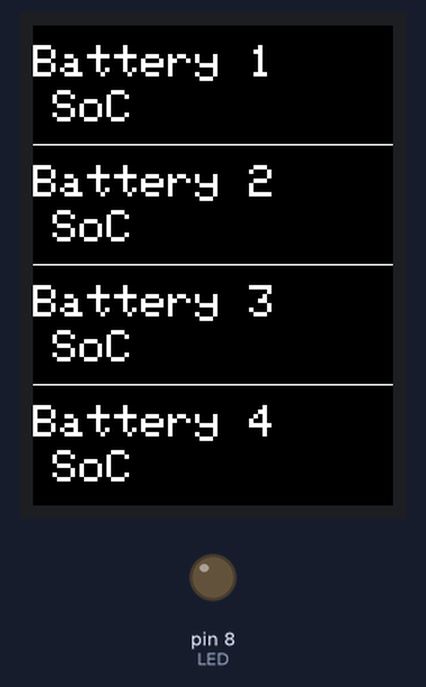
This sketch was run on a simulated Arduino Uno, built with avr-gcc and run on an emulated ATmega328P. On the bench: 240×320 colour display, output pins drawn as LEDs (lit = HIGH).

Above: at 2.4 s.

The sketch:

SoC_4individuelle_CANID.ino
```cpp
#include <Adafruit_GFX.h>    // Core graphics library
#include "Adafruit_ILI9341.h" // Hardware-specific library
#include <SPI.h>
#include "mcp2515_can.h"
#include <SD.h>


#define CAN_2515
#define TFT_DC 9
#define TFT_CS 10
Adafruit_ILI9341 tft = Adafruit_ILI9341(TFT_CS, TFT_DC);

#define SD_CS 4
#define	BLACK   0x0000
#define	BLUE    0x001F
#define	RED     0xF800
#define	GREEN   0x07E0
#define CYAN    0x07FF
#define MAGENTA 0xF81F
#define YELLOW  0xFFE0
#define WHITE   0xFFFF

const int SPI_CS_PIN = 9;
const int CAN_INT_PIN = 2;
const int LED        = 8;
boolean ledON        = 1;

mcp2515_can CAN(SPI_CS_PIN); // Set CS pin

void setup() {
  tft.begin();
  tft.fillScreen(WHITE);
  tft.fillRect(0, 0, 240, 79, BLACK);
  tft.fillRect(0, 80, 240, 79, BLACK);
  tft.fillRect(0, 160, 240, 79, BLACK);
  tft.fillRect(0, 240, 240, 80, BLACK);

  tft.setTextSize(3);
  tft.setCursor(0, 13);    tft.print("Battery 1");
  tft.setCursor(13, 43);    tft.print("SoC");
  tft.setCursor(0, 93);    tft.print("Battery 2");
  tft.setCursor(13, 123);    tft.print("SoC");
  tft.setCursor(0, 173);    tft.print("Battery 3");
  tft.setCursor(13, 203);    tft.print("SoC");
  tft.setCursor(0, 253);    tft.print("Battery 4");
  tft.setCursor(13, 283);    tft.print("SoC");

  delay(2000);
  SERIAL_PORT_MONITOR.begin(9600);

  pinMode(LED, OUTPUT);

  while (CAN_OK != CAN.begin(CAN_500KBPS)) {             // init can bus : baudrate = 500k

  }
}// void setup


void loop() {
  unsigned char len = 0;
  unsigned char buf[8];
  unsigned long canid = CAN_MSGAVAIL;


  for (int p = 0; p <= 4; p++) {
    //Changing CAN ID
    if (p == 1){
      CAN.sendMsgBuf(0x19B50500, 1, 0, 0);
      delay(100);
    }
    else if(p == 2){
      CAN.sendMsgBuf(0x19B50001, 1, 0, 0);
      delay(100);
    }
    else if(p == 3){
      CAN.sendMsgBuf(0x19B50008, 1, 0, 0);
      delay(100);
    }
    else if(p == 4){
      CAN.sendMsgBuf(0x19B50000, 1, 0, 0);
      delay(100);
    }
    else if(p == 0){
      CAN.sendMsgBuf(0x19B50600, 1, 0, 0);
      delay(100);
    }

    CAN.readMsgBuf(&len, buf);    // read data,  len: data length, buf: data buf

    unsigned long canId = CAN.getCanId();

    tft.setTextColor(WHITE); tft.setTextSize(3);

    if(canId == 0x19B50500){
      int soc = (buf[6]);                             // SoC info - Battery 1
      tft.fillRect(80, 40, 169, 30, BLACK);
      tft.setCursor(136, 43);       tft.print(soc);
      tft.setCursor(220, 43);       tft.print("%");
    }

    if(canId == 0x19B60500){
      int soc2 = (buf[6]);                             //
      tft.fillRect(80, 120, 169, 30, BLACK);
      tft.setCursor(136, 123);      tft.print(soc2);
      tft.setCursor(220, 123);      tft.print("%");
    }
    if(canId == 0x19B70500){
      int soc3 = (buf[6]);                              //
      tft.fillRect(80, 200, 169, 30, BLACK); //
      tft.setCursor(136, 203);    tft.print(soc3);
      tft.setCursor(220, 203);    tft.print("%");
    }
    if(canId == 0x19B80500){
      int soc4 = (buf[6]); //Number of live cells
      tft.fillRect(80, 280, 160, 30, BLACK); //
      tft.setCursor(136, 283);    tft.print(soc4);
      tft.setCursor(220, 283);    tft.print("%");
    }
    /*
    if(canId == 0x19B90500){
      int soc5 = (buf[6]);
      tft.fillRect(60, 0, 180, 40, BLACK);
      tft.setCursor(136, 13);     tft.print(soc5);
      tft.setCursor(220, 13);     tft.print("%");
    }*/

    for (int i = 0; i < len; i++) {

      if (ledON && i == 0) {
        digitalWrite(LED, buf[i]);
        ledON = 0;
      }
      else if ((!(ledON)) && i == 4) {
        digitalWrite(LED, buf[i]);
        ledON = 1;

      }// else if
    }// for loop
  } // For loop
}// void loop

//END FILE
```
